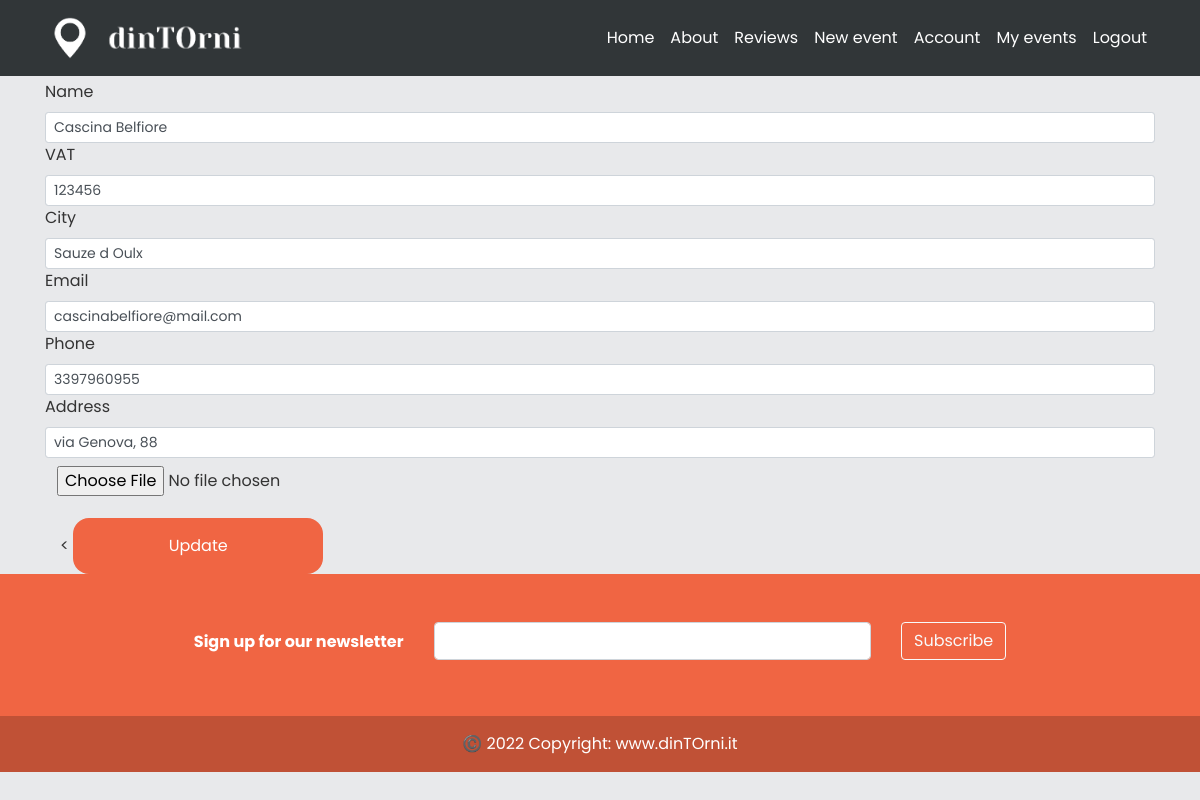
The app's page /account_business (signed in), older data.
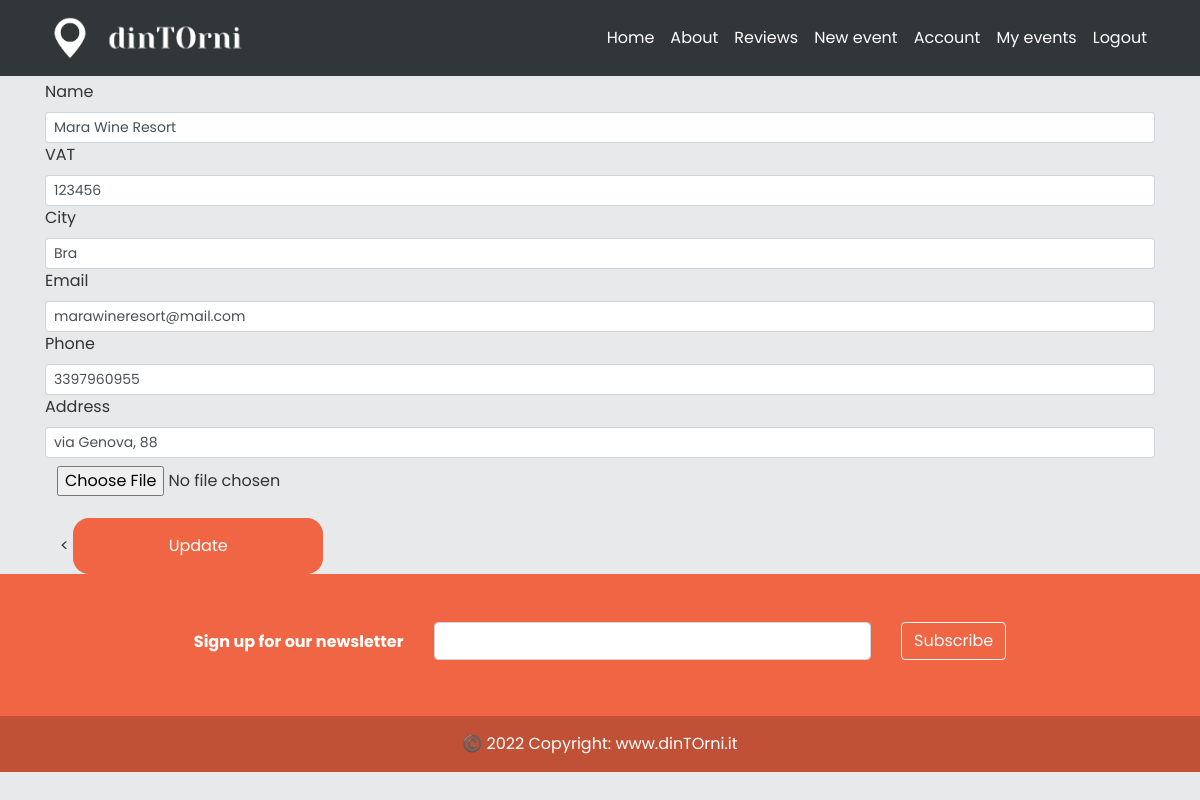
The same page, newer data.
### models.py (models this page shows, shortened)
class User(db.Model, UserMixin):
    _tablename__ = 'user'
    id = db.Column(db.Integer, primary_key=True)
    email = db.Column(db.String(120), unique=True, nullable=False)
    image_file = db.Column(db.String(20), nullable=False, default='default.jpg')
    password = db.Column(db.String(60), nullable=False)
    telephone = db.Column(db.Integer(), nullable=False)
    type= db.Column(db.String(20))
    __mapper_args__={
        'polymorphic_identity': 'user',
        'polymorphic_on': type
    }

class Business(User, db.Model):
    _tablename__ = 'business'
    id = db.Column(db.Integer, db.ForeignKey('user.id'), primary_key=True)
    name = db.Column(db.String(20), unique=True, nullable=False)
    vat_number = db.Column(db.Integer())#rimettere i nullable
    city = db.Column(db.String(20))
    address = db.Column(db.String(30))
    events = db.relationship('Event', backref='creator', lazy=True)
    link_facebook = db.Column(db.String())
    link_instagram = db.Column(db.String())
    link_twitter = db.Column(db.String())
    link_website = db.Column(db.String())
    __mapper_args__ = {
        'polymorphic_identity': 'business',
    }

class User(db.Model, UserMixin):
    _tablename__ = 'user'
    id = db.Column(db.Integer, primary_key=True)
    email = db.Column(db.String(120), unique=True, nullable=False)
    image_file = db.Column(db.String(20), nullable=False, default='default.jpg')
    password = db.Column(db.String(60), nullable=False)
    telephone = db.Column(db.Integer(), nullable=False)
    type= db.Column(db.String(20))
    __mapper_args__={
        'polymorphic_identity': 'user',
        'polymorphic_on': type
    }

### app/users/routes.py (the view)
@users.route("/account_business", methods=['GET', 'POST'])
@login_required
def account_business():
    form= UpdateAccountBusinessForm()
    if form.validate_on_submit():
        if form.picture.data:
            picture_file = save_picture(form.picture.data)
            current_user.image_file = picture_file
        current_user.name = form.name.data
        current_user.email = form.email.data
        current_user.vat_number = form.vat_number.data
        current_user.telephone = form.telephone.data
        current_user.city = form.city.data
        current_user.address = form.address.data
        current_user.link_facebook = form.link_facebook.data
        current_user.link_instagram = form.link_instagram.data
        current_user.link_twitter = form.link_twitter.data
        current_user.link_website = form.link_website.data
        db.session.commit()
        flash('your account has been updated', 'success')
        return redirect(url_for('users.account_business'))
    elif request.method == 'GET':
            form.name.data = current_user.name
            form.email.data = current_user.email
            form.vat_number.data = current_user.vat_number
            form.telephone.data = current_user.telephone
            form.city.data = current_user.city
            form.address.data = current_user.address
            form.link_facebook.data = current_user.link_facebook
            form.link_instagram.data = current_user.link_instagram
            form.link_twitter.data = current_user.link_twitter
            form.link_website.data = current_user.link_website
    image_file = url_for('static', filename='profile_pics/'+current_user.image_file)#devo mettere la cartella+la route
    return render_template('update_account_business.html', title='Account Business',image_file=image_file, form=form)

### models.py (called while the page is built)
@login_manager.user_loader
def load_user(email):
    user = User.query.get(email)
    return user

### app/templates/update_account_business.html (shortened to what this page needs)
{% extends "layout.html" %}
{% block content %}
    <form method="POST" action="" enctype="multipart/form-data">
        <label>Name</label>
                {% if form.name.errors %}
                    {{ form.name(class="form-control input-sm form-control-sm is-invalid") }}
                    {% for error in form.name.errors %}
                        <span>{{ error }}</span>
                    {% endfor %}
                {% else %}
                    {{ form.name(class="form-control input-sm form-control-sm") }}
                {% endif %}
                <label>VAT</label>
                {% if form.vat_number.errors %}
                    {{ form.vat_number(class="form-control input-sm form-control-sm is-invalid") }}
                        {% for error in form.vat_number.errors %}
                            <span>{{ error }}</span>
                        {% endfor %}
                {% else %}
                    {{ form.vat_number(class="form-control input-sm form-control-sm") }}
                {% endif %}
                <label>City</label>
                {% if form.city.errors %}
                    {{ form.city(class="form-control input-sm form-control-sm is-invalid") }}
                    {% for error in form.city.errors %}
                        <span>{{ error }}</span>
                    {% endfor %}
                {% else %}
                    {{ form.city(class="form-control input-sm form-control-sm") }}
                {% endif %}
                    <label>Email</label>
                    {% if form.email.errors %}
                        {{ form.email(class="form-control input-sm is-invalid") }}
                            {% for error in form.email.errors %}
                                <span>{{ error }}</span>
                            {% endfor %}
                    {% else %}
                        {{ form.email(class="form-control input-sm form-control-sm") }}
                    {% endif %}
                    <label>Phone</label>
                    {% if form.telephone.errors %}
                        {{ form.telephone(class="form-control input-sm form-control-sm is-invalid") }}
                            {% for error in form.telephone.errors %}
                                <span>{{ error }}</span>
                            {% endfor %}
                    {% else %}
                        {{ form.telephone(class="form-control input-sm form-control-sm") }}
                    {% endif %}
                    <label>Address</label>
                    {% if form.address.errors %}
                        {{ form.address(class="form-control input-sm form-control-sm is-invalid") }}
                            {% for error in form.address.errors %}
                                <span>{{ error }}</span>
                            {% endfor %}
                    {% else %}
                        {{ form.address(class="form-control input-sm form-control-sm") }}
                    {% endif %}
            <div class="form-group justify-content-center align-center">
                {{ form.picture(class="form-control-file pt-2") }}
            </div>
        <div class="container">
                <
                    {{ form.submit(class="btnSubmit text-white", style="background: #F06543; width: 250px;") }}
        </div>
    </form>
{% endblock content %}

Row changes from the older to the newer data that the page shows:
changed Business "via Genova, 88": name "Cascina Belfiore" → "Mara Wine Resort"; city "Sauze d Oulx" → "Bra"
changed User: email "cascinabelfiore@mail.com" → "marawineresort@mail.com"
